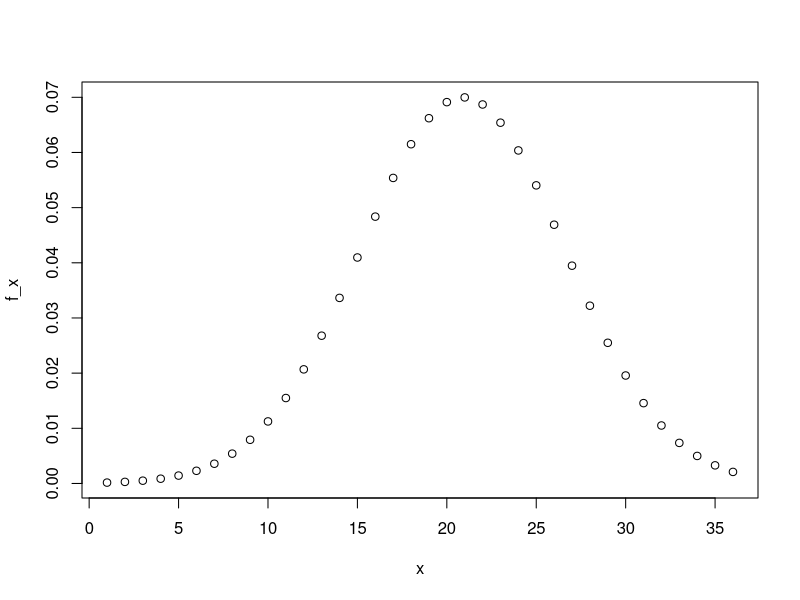
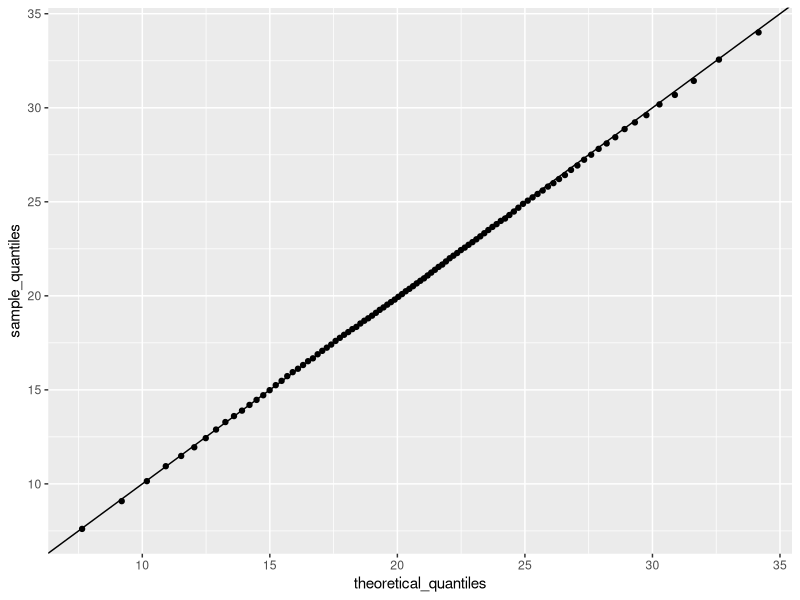

Here is the R script that generated these plots, in order:
set.seed(16)
act_scores <- rnorm(10000, 20.9, 5.7)

m <- mean(act_scores)
s <- sd(act_scores)
#score
perfect <- sum(act_scores >= 36)
mid <- mean(act_scores >= 30)
bad <- mean(act_scores <= 10)
#plots
x <- seq(1,36)
f_x <- dnorm(x, 20.9, 5.7)
plot(x, f_x)

#zscores
zscores <- (act_scores - mean(act_scores))/sd(act_scores)

q_3a <- mean(zscores > 2)
q_3b <- 2*sd(act_scores) + mean(act_scores)
q_c <- qnorm(.975, m, s)
#CDF
cdf <- sapply(1:36, function (x){
  mean(act_scores <= x)
})
q_4a <- min(which(cdf >= .95))
q_4b <- qnorm(.95, 20.9, 5.7)
p <- seq(0.01, 0.99, 0.01)
sample_quantiles <- quantile(act_scores, p)
tab <- table(sample_quantiles)
library(tidyverse)
library(ggplot2)
theoretical_quantiles <- qnorm(p, 20.9, 5.7)
qplot(theoretical_quantiles, sample_quantiles) + geom_abline()
